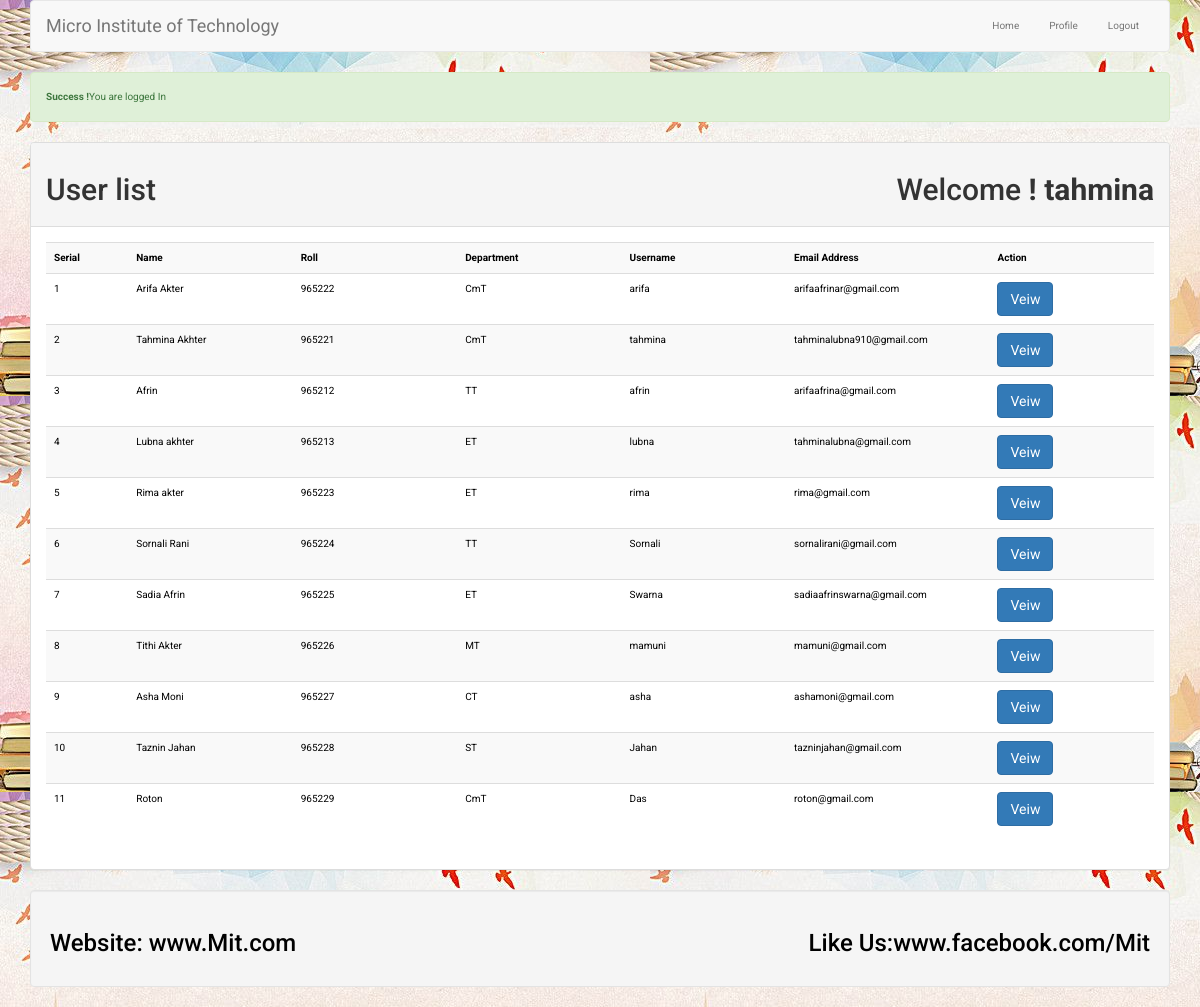
The page /student.php (signed in) on the database its author committed.
### tables this page shows
CREATE TABLE `tbl_user` (
  `id` int(11) NOT NULL,
  `name` varchar(255) NOT NULL,
  `roll` int(50) NOT NULL,
  `department` varchar(100) NOT NULL,
  `username` varchar(255) NOT NULL,
  `email` varchar(255) NOT NULL,
  `password` varchar(255) NOT NULL
);

### lib/Session.php (called while the page is built, shortened)
<?php
class Session {
  public static function get($key){
     if (isset($_SESSION[ $key ])) {
         return $_SESSION[ $key ];
     }else {
       return false;
     }
}
}
 ?>

### lib/User.php (called while the page is built, shortened)
<?php
    include_once 'Session.php';
    include 'Database.php';
class User {
  private $db;
  public function __construct(){
      $this->db = new Database();
  }
    public function getUserData(){
      $sql = "SELECT * FROM tbl_user ORDER BY id ASC ";
      $query = $this->db->pdo->prepare($sql);
      $query->execute();
      $result = $query->fetchAll();
      return $result;
    }
}
 ?>

### lib/Database.php (called while the page is built)
<?php
class Database {
  private $hostdb = "localhost";
  private $userdb = "root";
  private $passdb = "";
  private $namedb = "db_lr";
  public $pdo;
public function __construct(){
        if (!isset($this->pdo)) {
            try {
                $link = new PDO("mysql:host=".$this->hostdb.";dbname=".$this->namedb,
                $this->userdb,$this->passdb);
                $link->setAttribute(PDO::ATTR_ERRMODE, PDO::ERRMODE_EXCEPTION);
                $link->exec("SET CHARACTER SET utf8");
                $this->pdo = $link;
            } catch (PDOException $e) {
              die("Failed to connect with Database".$e->getMessage());
            }
        }
      }
}
 ?>

### student.php (the view, shortened to what this page needs)
<?php
		include 'lib/user.php';
		include 'inc/header.php';
 ?>
<?php
		$loginmsg = Session::get('loginmsg');
		if (isset($loginmsg)) {
			echo $loginmsg;
		}
?>
<link rel="stylesheet" href="style.css">
<div class="panel panel-default">
  <div class="panel-heading">
        <h2>User list <span class="pull-right">Welcome  <strong> !
					<?php
							$name = Session::get("username");
							if (isset($name)) {
								echo $name;
							}
					 ?>
				</strong></span></h2>
</div>
    <div class="panel-body">
      <table class="table table-striped">
        <tr>
        <th width="5%">Serial</th>
        <th width="10%">Name</th>
				<th width="10%">Roll</th>
				<th width="10%">Department</th>
        <th width="10%">Username</th>
        <th width="10%">Email Address</th>
        <th width="10%">Action</th>
      </tr>
	<?php
			$user = new User();
			$userdata = $user->getUserData();
			if ($userdata) {
				$i = 0;
				foreach ($userdata as $data) {
					$i++;
	 ?>
      <tr>
        <td><?php echo $i; ?></td>
        <td><?php echo $data['name']; ?></td>
				<td><?php echo $data['roll']; ?></td>
				<td><?php echo $data['department']; ?></td>
        <td><?php echo $data['username']; ?></td>
        <td><?php echo $data['email']; ?></td>
        <td>
          <a class="btn btn-primary" href="profile.php?id=<?php echo $data['id']; ?>"> Veiw</a>
        </td>
      </tr>
		<?php 	} }else{?>
					<tr>
						<td colspan="5"><h2>No User Data Found.....</h2></td>
					</tr>
		<?php } ?>
      </table>
    </div>
</div>
  <?php include 'inc/footer.php';?>

### style.css (style rules this page uses)
* { margin:0;padding:0;outline:0; }
body { font-family: 'Roboto', sans-serif; font-size:10px; line-height:18px;color:#000;background:url(images/b3.jpg)repeat fixed 0 0 #fff; }
* { box-sizing: border-box; }
body { font-family: 'Roboto', sans-serif; }

### rows shown on the page
tbl_user: name "Arifa Akter", roll "965222", department "CmT", username "arifa", email "arifaafrinar@gmail.com"
tbl_user: name "Tahmina Akhter", roll "965221", department "CmT", username "tahmina", email "tahminalubna910@gmail.com"
tbl_user: name "Afrin", roll "965212", department "TT", username "afrin", email "arifaafrina@gmail.com"
tbl_user: name "Lubna akhter", roll "965213", department "ET", username "lubna", email "tahminalubna@gmail.com"
tbl_user: name "Rima akter", roll "965223", department "ET", username "rima", email "rima@gmail.com"
tbl_user: name "Sornali Rani", roll "965224", department "TT", username "Sornali", email "sornalirani@gmail.com"
tbl_user: name "Sadia Afrin", roll "965225", department "ET", username "Swarna", email "sadiaafrinswarna@gmail.com"
tbl_user: name "Tithi Akter", roll "965226", department "MT", username "mamuni", email "mamuni@gmail.com"
tbl_user: name "Asha Moni", roll "965227", department "CT", username "asha", email "ashamoni@gmail.com"
tbl_user: name "Taznin Jahan", roll "965228", department "ST", username "Jahan", email "tazninjahan@gmail.com"
tbl_user: name "Roton", roll "965229", department "CmT", username "Das", email "roton@gmail.com"

### other values the page prints
$loginmsg "Success ! You are logged In"
$name "tahmina"
